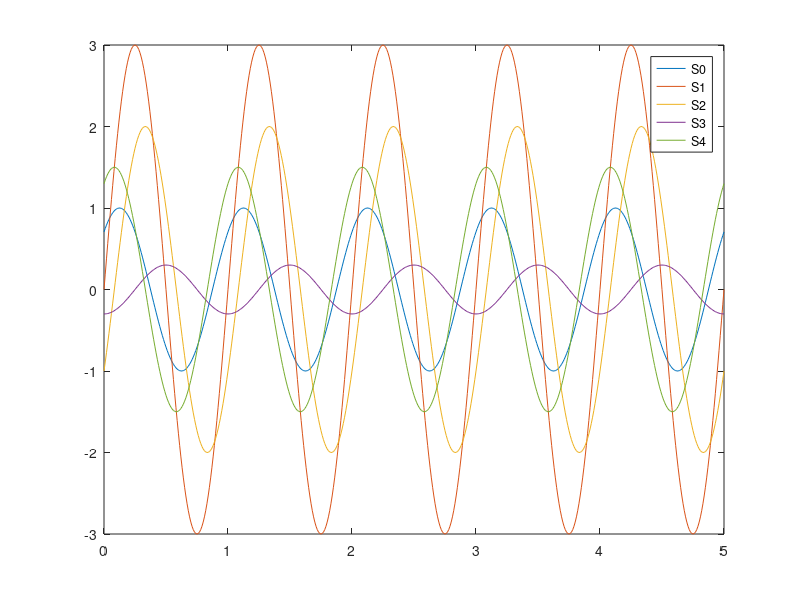

Here is the MATLAB script that generated this plot: (Note: this script raises an error after producing the figure.)
clear 
D = zeros(5);
P = zeros(5,1);

% sin data
t = 0:0.01:5;
S0 = 1*sin(2*pi*1*t+pi/4);
S1 = 3*sin(2*pi*1*t+0);
S2 = 2*sin(2*pi*1*t-pi/6);
S3 = 0.3*sin(2*pi*1*t-pi/2);
S4 = 1.5*sin(2*pi*1*t+pi/3);
V = [S0; S1; S2; S3; S4];

% plot all sine wave
for c = 1:5
    plot(t,V(c,:))
    hold on;
end
legend('S0','S1','S2','S3','S4')

for t = 0:4
    p = 1*t;
    temp=0;
    for s = 0:4
        D(t+1,s+1) = 1 / (distanse(p,s,1,1))^2;
        temp = temp + V(s+1,100*t+1)*D(t+1,s+1);
    end
    P(t+1,t+1) = temp;
end


%{
% get distanse matrix
for p = 0:4
    for s = 0:4
        D(p+1,s+1) = 1 / (distanse(p,s,1,1))^2
    end
end

P=D*V
%}
function dis=distanse(p,s,Dps,Dss)
    dis = sqrt(Dps^2+((s-p)*Dss)^2)
end

